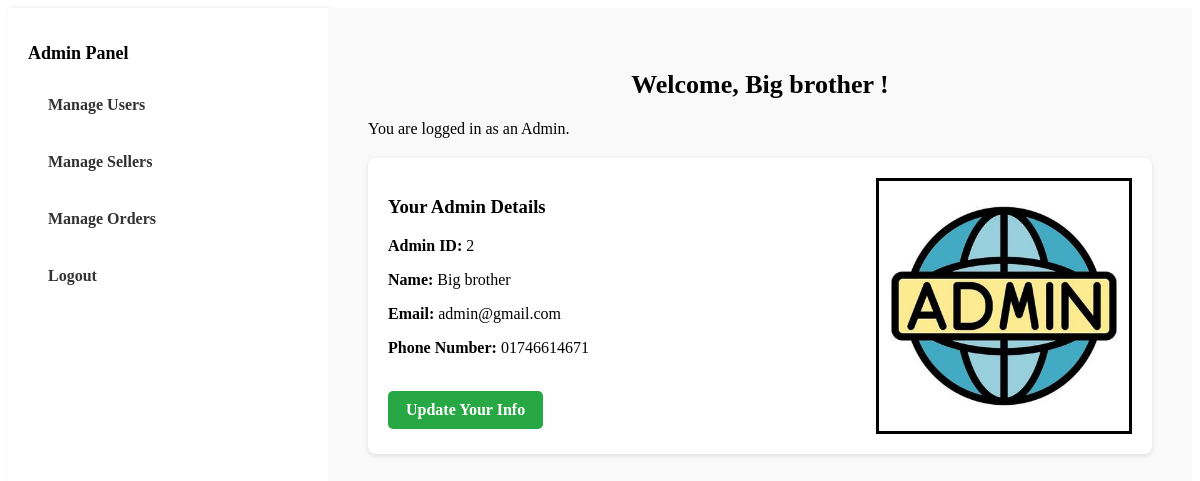
The page /Kachabazar/admin_dashboard.php (signed in) on the database its author committed.
### tables this page shows
CREATE TABLE `user` (
  `customer_id` int(11) NOT NULL,
  `admin` tinyint(1) NOT NULL DEFAULT 0,
  `customer` tinyint(1) NOT NULL DEFAULT 0,
  `Uname` varchar(100) NOT NULL,
  `PhoneNo` varchar(20) NOT NULL,
  `Upassword` varchar(255) NOT NULL,
  `Uemail` varchar(100) NOT NULL
);

### Kachabazar/admin_dashboard.php (the view, shortened to what this page needs)
<?php
$conn = mysqli_connect('localhost', 'root', '', 'kachabazarDB');
$admin_id = $_SESSION['admin_id'];
$admin_query = "SELECT * FROM User WHERE customer_id = $admin_id AND admin = 1";
$admin_result = mysqli_query($conn, $admin_query);
$admin_data = mysqli_fetch_assoc($admin_result);
?>
<!DOCTYPE html>
<html>
<head>
    <link rel="stylesheet" href="css/styles.css">
</head>
<body>
<div class="dashboard-container">
    <div class="sidebar">
        <h2>Admin Panel</h2>
        <ul>
            <li><a href="manage_users.php">Manage Users</a></li>
            <li><a href="manage_sellers.php">Manage Sellers</a></li>
            <li><a href="manage_orders.php">Manage Orders</a></li>
            <li><a href="logout.php">Logout</a></li>
        </ul>
    </div>
    <div class="main-content">
        <h2>Welcome, <?php echo htmlspecialchars($_SESSION['admin_name']); ?>!</h2>
        <p>You are logged in as an Admin.</p>
        <div class="box admin-details-box">
            <div class="admin-info">
                <h3>Your Admin Details</h3>
                <p><strong>Admin ID:</strong> <?php echo $admin_data['customer_id']; ?></p>
                <p><strong>Name:</strong> <?php echo htmlspecialchars($admin_data['Uname']); ?></p>
                <p><strong>Email:</strong> <?php echo htmlspecialchars($admin_data['Uemail']); ?></p>
                <p><strong>Phone Number:</strong> <?php echo htmlspecialchars($admin_data['PhoneNo']); ?></p>
                <br>
                <a href="update_admin_info.php" class="action-button">Update Your Info</a>
            </div>
            <div class="admin-photo">
                <img src="Admin_photo.jpg" alt="Admin Photo">
            </div>
        </div>
    </div>
</div>
</body>
</html>

### Kachabazar/css/styles.css (style rules this page uses)
.dashboard-container { display: flex; min-height: 100vh; }
.sidebar { background-color: #ffffff; width: 250px; padding: 20px; box-shadow: 2px 0 5px rgba(0,0,0,0.1); }
.sidebar h2 { font-size: 20px; margin-bottom: 20px; }
.sidebar ul { list-style-type: none; padding: 0; }
.sidebar ul li { margin-bottom: 15px; }
.sidebar ul li a { text-decoration: none; color: #333; font-weight: bold; padding: 10px; display: block; border-radius: 5px; }
.main-content { flex-grow: 1; padding: 30px; background-color: #f9f9f9; }
.box { background-color: #ffffff; padding: 20px; margin-bottom: 30px; border-radius: 8px; box-shadow: 0 2px 5px rgba(0,0,0,0.1); }
.sidebar h2 { font-size: 22px; margin-bottom: 20px; }
.main-content { flex-grow: 1; padding: 40px; background-color: #f9f9f9; }
.main-content h2 { margin-bottom: 10px; font-size: 26px; }
.box { background-color: #ffffff; padding: 20px; margin-top: 20px; border-radius: 8px; box-shadow: 0 2px 5px rgba(0,0,0,0.1); }
.action-button { background-color: #28a745; color: white; padding: 10px 18px; border-radius: 5px; text-decoration: none; font-weight: bold; display: inline-block; }
.main-content h2 { text-align: center; margin-bottom: 20px; }
.sidebar { background-color: #ffffff; width: 250px; padding: 20px; box-shadow: 2px 0 5px rgba(0,0,0,0.1); flex-shrink: 0; }
.sidebar ul li a { text-decoration: none; color: #333; font-weight: bold; padding: 10px 15px; display: block; border-radius: 5px; text-align: left; white-space: nowrap; overflow: hidden; text-overflow: ellipsis; }
.sidebar ul li a { text-decoration: none; color: #333; font-weight: bold; padding: 12px 20px; display: block; border-radius: 5px; text-align: left; white-space: nowrap; overflow: hidden; text-overflow: ellipsis; font-size: 16px; }
.sidebar ul li a { text-decoration: none; color: #333; font-weight: bold; padding: 12px 20px; display: block; border-radius: 5px; white-space: nowrap; overflow: hidden; text-overflow: ellipsis; font-size: 16px; }
.sidebar { width: 280px; }
.sidebar h2 { font-size: 18px; margin-bottom: 20px; }

### Kachabazar/admin_dashboard.php (style rules this page uses)
.admin-details-box { display: flex; justify-content: space-between; align-items: flex-start; gap: 40px; }
.admin-info { flex: 1; }
.admin-photo { width: 250px; height: 250px; border: 3px solid black; display: flex; justify-content: center; align-items: center; background-color: white; }
.admin-photo img { max-width: 100%; max-height: 100%; object-fit: contain; }

### rows shown on the page
user: customer_id "2", Uname "Big brother", Uemail "admin@gmail.com", PhoneNo "01746614671"

### other values the page prints
$_SESSION['admin_name'] "Big brother"
